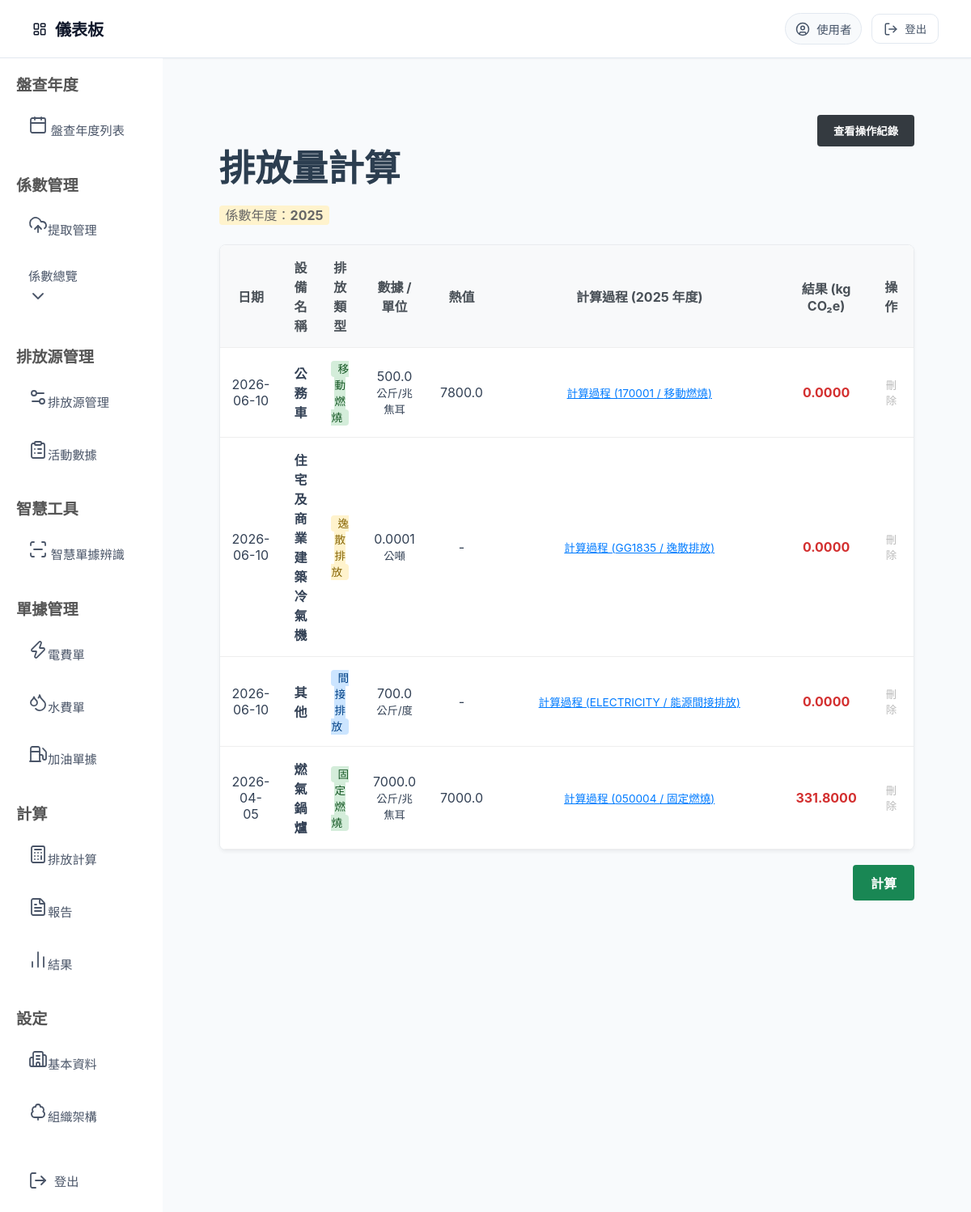
The app's page /calculation/ with its own data.
### model.py (models this page shows)
class EmissionFactor(SQLModel, table=True):
    code: str = Field(primary_key=True)
    gas_type: str = Field(primary_key=True)
    original_code: str = Field(index=True)
    emission_type: str = "固定燃燒"
    name: str
    factor_value: float
    unit: str
    year: int
    factor_source: Optional[str] = None
    calculation_method: Optional[str] = None
    lower_heating_value: Optional[float] = None
    lhv_unit: Optional[str] = None
    updated_at: datetime = Field(default_factory=datetime.utcnow)

class EmissionRecord(SQLModel, table=True):
    id: Optional[int] = Field(default=None, primary_key=True)
    device_id: int = Field(foreign_key="device.id")
    record_date: str
    activity_data: float
    total_co2e: float
    unit: Optional[str] = None
    data_source: Optional[str] = "manual"
    heat_value: Optional[float] = None
    lhv_unit: Optional[str] = None

class Device(SQLModel, table=True):
    id: Optional[int] = Field(default=None, primary_key=True)
    name: str = Field(index=True)
    category: str
    emission_type: str = Field(default="固定燃燒")
    location: str
    factor_ref_code: str
    gas_type: str
    unit: str
    device_number: Optional[str] = None
    device_code: Optional[str] = None
    quantity: int = 1
    fill_amount: Optional[float] = None
    fill_unit: Optional[str] = None
    equipment_category: Optional[str] = None
    refrigerant_code: Optional[str] = None

### routers/calculation.py (the view)
@router.get("/", response_class=HTMLResponse)
async def calculation_page(request: Request, session: Session = Depends(get_session)):
    devices = session.exec(select(Device)).all()
    records = session.exec(
        select(EmissionRecord).order_by(col(EmissionRecord.record_date).desc())
    ).all()
    all_factors = session.exec(select(EmissionFactor)).all()
    target_year = max((f.year for f in all_factors), default=datetime.now().year)
    device_map = {d.id: d.name for d in devices}
    device_unit_map = {d.id: d.unit for d in devices}
    device_to_code = {d.id: d.factor_ref_code for d in devices}
    device_emission_type_map = {d.id: d.emission_type for d in devices}
    gwp_refs = session.exec(
        select(GWPReference).order_by(GWPReference.gas_name_zh)
    ).all()
    gwp_lookup: dict[str, dict] = {}
    for g in gwp_refs:
        gwp_lookup[g.formula] = {
            "name": g.gas_name_zh,
            "gwp": float(g.gwp_value or 0),
        }
    factor_detail_map = {}
    device_calc_info = {}
    for d in devices:
        etype = str(d.emission_type or "").strip()
        if etype == "逸散排放" and d.refrigerant_code:
            from services.emission_calculator import _lookup_gwp
            gwp_info = gwp_lookup.get(d.refrigerant_code)
            if not gwp_info:
                gwp_val = _lookup_gwp(session, d.refrigerant_code)
                gwp_info = {"name": d.refrigerant_code, "gwp": gwp_val}
            rate = get_rate_by_code(d.equipment_category or "")
            fill_kg = (d.fill_amount or 0) * 1000.0
            device_calc_info[d.id] = {
                "type": "refrigerant",
                "refrigerant_name": gwp_info.get("name", d.refrigerant_code),
                "gwp_value": gwp_info.get("gwp", 0),
                "emission_rate": rate,
                "fill_kg": fill_kg,
                "fill_tonnes": d.fill_amount or 0,
            }
            factor_detail_map[d.id] = [
                {"gas": "冷媒", "val": gwp_info.get("gwp", 0), "formula": "填充量(kg) × GWP × 洩漏率"}
            ]
        elif etype == "能源間接排放":
            elec_factors = [f for f in all_factors if f.original_code == "ELECTRICITY" and f.gas_type == "CO2e"]
            latest_elec = max((f.year for f in elec_factors), default=target_year)
            elec_factor = next((f for f in elec_factors if f.year == latest_elec), None)
            factor_value = elec_factor.factor_value if elec_factor else 0.0
            device_calc_info[d.id] = {
                "type": "electricity",
                "factor_value": factor_value,
                "factor_year": latest_elec,
            }
            factor_detail_map[d.id] = [
                {"gas": "CO2e", "val": factor_value, "formula": "活動數據(kWh) × 排放係數(kg CO2e/kWh)"}
            ]
        else:
            matched = [f for f in all_factors if _factor_matches_device(f, d)]
            if not matched:
                factor_detail_map[d.id] = []
                device_calc_info[d.id] = {"type": "combustion", "has_lhv": False}
                continue
            latest_year = max(f.year for f in matched)
            latest_factors = [f for f in matched if f.year == latest_year]
            factor_detail_map[d.id] = [
                {"gas": f.gas_type, "val": f.factor_value}
                for f in latest_factors
            ]
            lhv_val, lhv_unit = get_lhv_value(d.factor_ref_code)
            device_calc_info[d.id] = {
                "type": "combustion",
                "has_lhv": lhv_val is not None,
                "lhv_value": lhv_val,
                "lhv_unit": lhv_unit,
            }
    return templates.TemplateResponse(
        "calculation.html",
        {
            "request": request,
            "records": records,
            "target_year": target_year,
            "device_map": device_map,
            "device_unit_map": device_unit_map,
            "device_to_code": device_to_code,
            "device_emission_type_map": device_emission_type_map,
            "factor_detail_map": factor_detail_map,
            "device_calc_info": device_calc_info,
        },
    )

### templates/calculation.html (shortened to what this page needs)
{% extends "base.html" %}
{% block head %}
<link rel="stylesheet" href="/static/css/calculation.css">
{% endblock %}
{% block content %}
<div class="calc-page-wrap">
    <div class="calc-page-header">
        <div>
            <h1 class="calc-title">排放量計算</h1>
            <p class="calc-year-note">
                <span class="calc-year-tag">
            係數年度：<strong>{{ target_year }}</strong>
        </span>
            </p>
        </div>
        <button type="button" id="openLogModal" class="btn-log">查看操作紀錄</button>
    </div>
    <div class="calc-card calc-table-card">
        <table class="record-table">
            <thead>
            <tr>
                <th>日期</th>
                <th>設備名稱</th>
                <th>排放類型</th>
                <th>數據 / 單位</th>
                <th>熱值</th>
                <th style="width: 350px;">計算過程 ({{ target_year }} 年度)</th>
                <th>結果 (kg CO₂e)</th>
                <th>操作</th>
            </tr>
            </thead>
            <tbody>
            {% for r in records %}
            <tr>
                <td>{{ r.record_date }}</td>
                <td><strong>{{ device_map.get(r.device_id) }}</strong></td>
                <td>
                    {% set etype = device_emission_type_map.get(r.device_id, "") %}
                    {% if etype == "逸散排放" %}
                        <span class="badge-fugitive">逸散排放</span>
                    {% elif etype == "能源間接排放" %}
                        <span class="badge-indirect">間接排放</span>
                    {% else %}
                        <span class="badge-combustion">{{ etype }}</span>
                    {% endif %}
                </td>
                <td>{{ r.activity_data }} <small>{{ device_unit_map.get(r.device_id) }}</small></td>
                <td>{{ r.heat_value if r.heat_value else '-' }}</td>
                <td>
                    {% set code = device_to_code.get(r.device_id) %}
                    {% set emission_type = device_emission_type_map.get(r.device_id) %}
                    {% set calc_info = device_calc_info.get(r.device_id, {}) %}
                    {% set calc_type = calc_info.get("type", "combustion") %}
                    <details>
                        <summary>計算過程 ({{ code }} / {{ emission_type }})</summary>
                    </details>
                </td>
                <td class="text-result">{{ "{:,.4f}".format(r.total_co2e) }}</td>
                <td>
                    <form action="/calculation/delete/{{ r.id }}" method="post" class="delete-record-form">
                        <button type="submit" class="btn-delete-record">刪除
                        </button>
                    </form>
                </td>
            </tr>
            {% endfor %}
            </tbody>
        </table>
    </div>
    <div class="calc-footer-action">
        <a href="/result" class="btn-finish-calc">計算</a>
    </div>
</div>
{% endblock %}

### static/css/index.css (style rules this page uses)
body { margin: 0; font-family: "Noto Sans TC", "Inter", -apple-system, BlinkMacSystemFont, "Segoe UI", Roboto, "Helvetica Neue", Arial, sans-serif; background-color: #f8fafc; color: #334155; display: flex; flex-direction: column; min-height: 100vh; }
h1 { color: #2c3e50; margin-bottom: 20px; font-size: 2.8em; font-weight: 700; }

### static/css/calculation.css (style rules this page uses)
.calc-page-wrap { padding: 30px; max-width: 1200px; margin: auto; }
.calc-page-header { display: flex; justify-content: space-between; align-items: flex-start; gap: 20px; margin-bottom: 25px; }
.calc-title { margin-bottom: 5px; }
.calc-year-note { color: #666; margin-bottom: 0; }
.calc-year-tag { background: #fff3cd; padding: 2px 8px; border-radius: 4px; }
.calc-card { background: white; padding: 25px; border-radius: 8px; border: 1px solid #e9ecef; box-shadow: 0 2px 4px rgba(0, 0, 0, 0.05); margin-bottom: 30px; }
.btn-log { background-color: #343a40; color: white; border: none; padding: 10px 20px; border-radius: 4px; cursor: pointer; font-weight: 600; }
.calc-table-card { padding: 0; overflow: hidden; }
.record-table { width: 100%; border-collapse: collapse; text-align: center; background: white; }
.record-table th, .record-table td { padding: 15px; border-bottom: 1px solid #eee; }
.record-table th { background-color: #f8f9fa; color: #495057; }
.text-result { color: #d32f2f; font-weight: bold; }
details summary { color: #007bff; text-decoration: underline; cursor: pointer; font-size: 0.85em; list-style: none; }
.delete-record-form { display: inline; }
.btn-delete-record { color: #bbb; border: none; background: none; cursor: pointer; }
.calc-footer-action { display: flex; justify-content: flex-end; margin-top: -12px; }
.btn-finish-calc { display: inline-block; background-color: #198754; color: #fff; padding: 10px 22px; border-radius: 4px; text-decoration: none; font-weight: 600; }

### templates/calculation.html (style rules this page uses)
.badge-fugitive { background: #fff3cd; color: #856404; padding: 2px 8px; border-radius: 4px; font-size: 0.85em; }
.badge-indirect { background: #cce5ff; color: #004085; padding: 2px 8px; border-radius: 4px; font-size: 0.85em; }
.badge-combustion { background: #d4edda; color: #155724; padding: 2px 8px; border-radius: 4px; font-size: 0.85em; }

### records on screen
EmissionFactor: year "2025"
EmissionRecord: record_date "2026-06-10", activity_data "500.0", heat_value "7800.0", total_co2e "0.0000"
Device: get "公務車", emission_type "移動燃燒", get "公斤/兆焦耳", factor_ref_code "170001"
EmissionRecord: record_date "2026-06-10", shows "逸散排放", activity_data "0.0001", heat_value "-", total_co2e "0.0000"
Device: get "住宅及商業建築冷氣機", get "公噸", factor_ref_code "GG1835", emission_type "逸散排放"
EmissionRecord: record_date "2026-06-10", shows "間接排放", activity_data "700.0", heat_value "-", total_co2e "0.0000"
Device: get "其他", get "公斤/度", factor_ref_code "ELECTRICITY", emission_type "能源間接排放"
EmissionRecord: record_date "2026-04-05", activity_data "7000.0", heat_value "7000.0", total_co2e "331.8000"
Device: get "燃氣鍋爐", emission_type "固定燃燒", get "公斤/兆焦耳", factor_ref_code "050004"

### other values on screen
{{ request.session.get("username", "使用者") }} "使用者"
